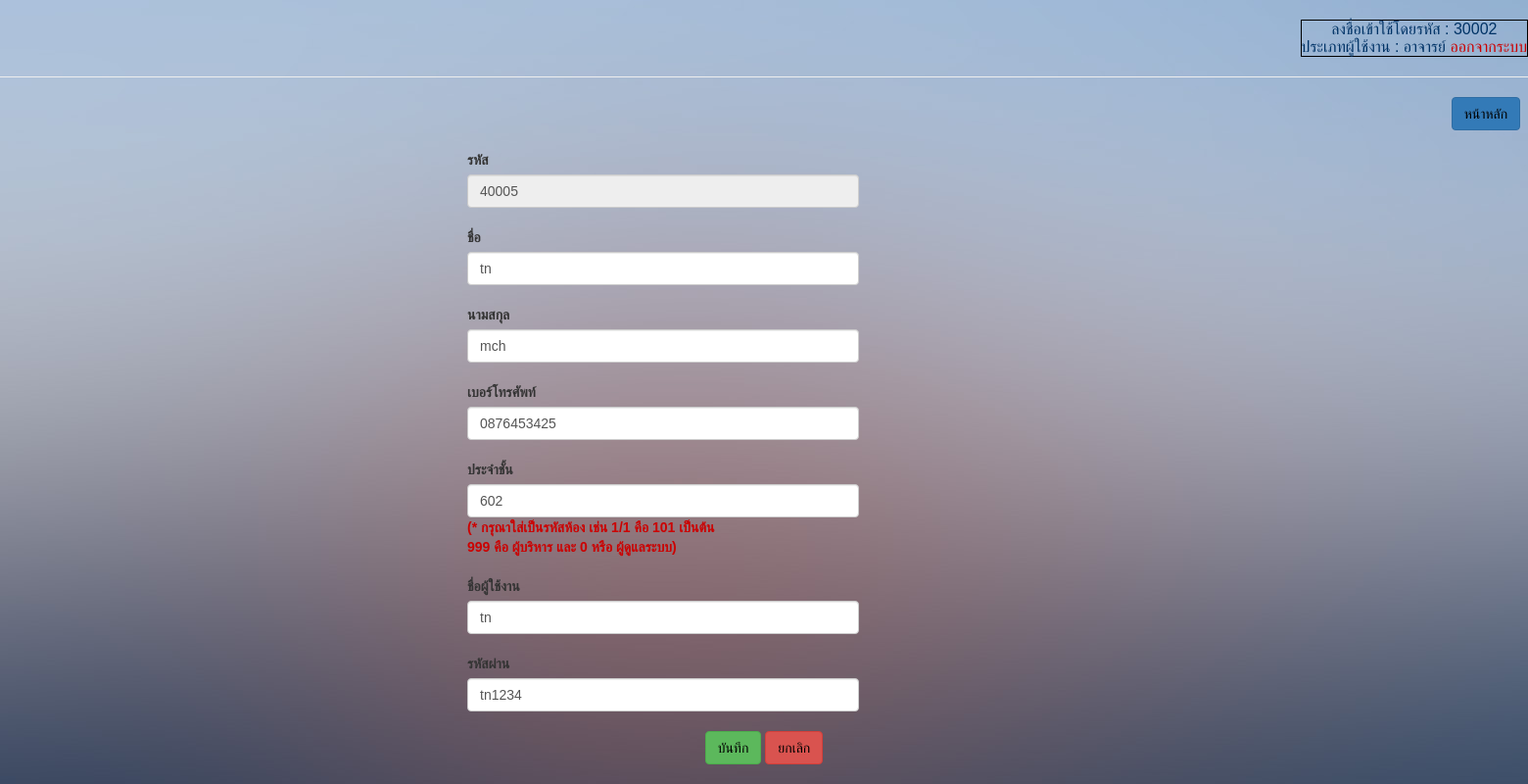
The page /html5up-dimension/infoEdit.php?userID=30005 (signed in) on the database its author committed.
### tables this page shows
CREATE TABLE `teacher` (
  `teacherID` int(11) NOT NULL,
  `teacherName` varchar(255) NOT NULL,
  `teacherLastname` varchar(255) NOT NULL,
  `teacherPhone` varchar(255) NOT NULL,
  `classID` int(11) NOT NULL,
  `userID` int(11) NOT NULL
);

CREATE TABLE `class` (
  `classID` int(11) NOT NULL,
  `class` varchar(255) NOT NULL
);

CREATE TABLE `user` (
  `userID` int(11) NOT NULL,
  `user` varchar(255) NOT NULL,
  `password` varchar(255) NOT NULL,
  `typeUser` varchar(255) NOT NULL
);

### html5up-dimension/infoEdit.php (the view, shortened to what this page needs)
<?php
if (!$_SESSION["uname"]){
	  Header("Location: Login.php");
}else{?>
<html>
	<head>
		<link rel="stylesheet" href="https://maxcdn.bootstrapcdn.com/bootstrap/3.3.7/css/bootstrap.min.css">
	</head>
<div class="abcd">
	<body background="/images/bg.jpg">
    <div align="right" class="a" ><br>
      <table border="1" bordercolor="#000000" cellpadding="5">
				<tr>
      		<td>
    		  <center><font color='#003366'> ลงชื่อเข้าใช้โดยรหัส :
    			<?php echo($_SESSION['userID']);?><br>
          ประเภทผู้ใช้งาน : <?php echo($_SESSION['typeUser']);?> </font>
    			<a href="logout.php"><font color="#CC0000">ออกจากระบบ</font></a></center>
        </tr></td>
        </table>
				<hr>
    </div>
<div align="right">
	<a href="adminpage.php"><button type="button" class="btn btn-primary"><font color="#000000">หน้าหลัก</font></button></a>	&nbsp;
</div>
<form method="post" action="updateInfo.php">
<br>
<?php
include ("connectDB.php");
$strSQL = mysqli_query($mysqli,"select * from teacher,user,class where teacher.userID='".$_GET['userID']."' and teacher.classID=class.classID and teacher.userID=user.userID");
$objResult = mysqli_fetch_array($strSQL);
 ?>
 <div style="position:relative; left:477px;">
 <label for="ex3">รหัส</label>
 <input class="form-control"  style="width: 400px" type="text" value="<?php echo $objResult['teacherID'] ?>" name="teacherID" disabled><br>
 <label for="ex3">ชื่อ</label>
 <input class="form-control" style="width: 400px" type="text" value="<?php echo $objResult['teacherName'] ?>" name="teacherName"><br>
 <label for="ex3">นามสกุล</label>
 <input class="form-control" style="width: 400px" type="text" value="<?php echo $objResult['teacherLastname'] ?>" name="teacherLastname"><br>
 <label for="ex3">เบอร์โทรศัพท์</label>
 <input class="form-control" style="width: 400px" type="text" value="<?php echo $objResult['teacherPhone'] ?>" name="teacherPhone"><br>
 <label for="ex3">ประจำชั้น</label>
 <input class="form-control" style="width: 400px" type="text" value="<?php echo $objResult['classID'] ?>" name="classID"><font color="#CC0000"><b>(* กรุณาใส่เป็นรหัสห้อง เช่น 1/1 คือ 101 เป็นต้น <br> 999 คือ ผู้บริหาร และ 0 หรือ ผู้ดูแลระบบ)</b></font><br><br>
 <label for="ex3">ชื่อผู้ใช้งาน</label>
 <input class="form-control" style="width: 400px" type="text" value="<?php echo $objResult['user'] ?>" name="user"><br>
 <label for="ex3">รหัสผ่าน</label>
 <input class="form-control" style="width: 400px" type="text" value="<?php echo $objResult['password'] ?>" name="password"><br>
</div>
<center>
<button type="submit" class="btn btn-success"><font color="#000000">บันทึก</font></button>
<a href="teacherInfo.php"><button type="button" class="btn btn-danger"><font color="#000000">ยกเลิก</font></button></a>
</center>
</form>
	</body>
</html>
<?php }?>

### html5up-dimension/infoEdit.php (style rules this page uses)
div.abcd { font-family: "FontAwesome",sans-serif; }

### rows shown on the page
teacher: teacherID "40005", teacherName "tn", teacherLastname "mch", teacherPhone "0876453425", classID "602", user "tn", password "tn1234"

### other values the page prints
$_SESSION['userID'] "30002"
$_SESSION['typeUser'] "อาจารย์"
